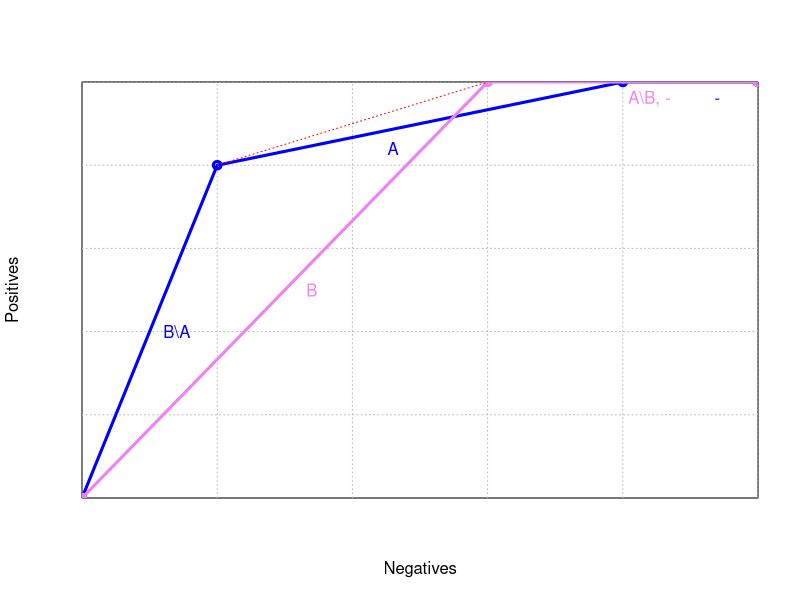

R code for this plot:
## ---- chunk 1
#| echo: false

# Plot and grid
h <- 500 # height of plot
w <- 500 # width of plot
grid.step <- 100

plot( c(0,w), c(0,h),  
     xaxs = "i",yaxs = "i",
     xaxt = "n", yaxt = "n",
     type = "n",
     xlab = "Negatives", ylab = "Positives")
     
gx <- grid.step
while (gx <= w) {
  abline(v = gx, col="gray", lty="dotted")
  gx <- gx + grid.step
}
gy <- grid.step
while (gy <= h) {
  abline(h = gy, col="gray", lty="dotted")
  gy <- gy + grid.step
}

# Data
# A: p2; n2,n4,n5
# B: p1,p2,p3,p4,p5; n1,n2,n5

# Rule-list curve AB
a <- c(0,100,400,500)
b <- c(0,400,500,500)
col <- "blue"
lines( a, b, lwd=3, type="o",col=col)
# Predicted probability: 0.8
text( (a[1]+a[2])/2+20, (b[1]+b[2])/2, "B\\A",col=col)
# Predicted probability: 0.25
text( (a[2]+a[3])/2-20, (b[2]+b[3])/2-30, "A",col=col)
# Predicted probability: 0
text( (a[3]+a[4])/2+20, (b[3]+b[4])/2-20, "-",col=col)

# Rule-list curve BA
a <- c(0,300,500)
b <- c(0,500,500)
col <- "violet"
lines( a, b, lwd=3, type="o",col=col)
# Predicted probability: 0.625
text( (a[1]+a[2])/2+20, (b[1]+b[2])/2, "B",col=col)
# Predicted probability: 0
text( (a[2]+a[3])/2+20, (b[2]+b[3])/2-20, "A\\B, -",col=col)

# convex hull segment
x <- c(0,100,300,500)
y <- c(0,400,500,500)
col <- "red"
lines( x[2:3], y[2:3], lty="dotted",col=col)
text( (x[2]+x[3])/2-15, (y[2]+y[3])/2+15, "",col=col)

